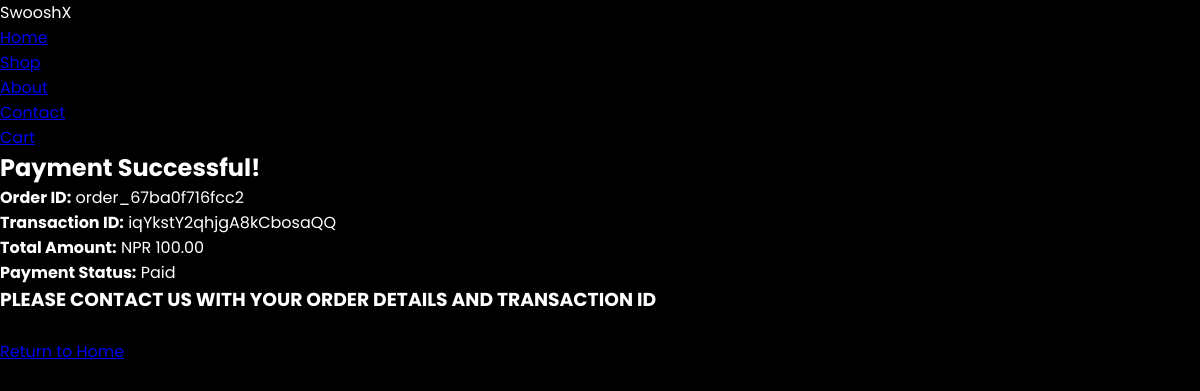
Page /success.php?purchase_order_id=order_67ba0f716fcc2 on the committed database.
### tables this page shows
CREATE TABLE `orders` (
  `id` int(11) NOT NULL,
  `user_id` int(11) NOT NULL,
  `product_id` int(11) NOT NULL,
  `quantity` int(11) NOT NULL,
  `total_amount` decimal(10,2) NOT NULL,
  `payment_status` enum('Pending','Paid','Failed') DEFAULT 'Pending',
  `transaction_id` varchar(255) DEFAULT NULL,
  `created_at` timestamp NOT NULL DEFAULT current_timestamp(),
  `updated_at` timestamp NOT NULL DEFAULT current_timestamp() ON UPDATE current_timestamp(),
  `purchase_order_id` varchar(50) DEFAULT NULL
);

### success.php (the view, shortened to what this page needs)
<?php
include 'db_connect.php';
$purchase_order_id = $_GET['purchase_order_id'];
$stmt = $conn->prepare("SELECT * FROM orders WHERE purchase_order_id = ?");
$stmt->bind_param("s", $purchase_order_id);
$stmt->execute();
$result = $stmt->get_result();
$order = $result->fetch_assoc();
?>
<!DOCTYPE html>
<html lang="en">
<head>
    <link rel="stylesheet" href="styles.css">
</head>
<body>
    <header>
        <div class="logo">SwooshX</div>
        <nav>
            <ul>
                <li><a href="home.php">Home</a></li>
                <li><a href="shop.php">Shop</a></li>
                <li><a href="about.html">About</a></li>
                <li><a href="contact.html">Contact</a></li>
                <li><a href="cart.php">Cart</a></li>
            </ul>
        </nav>
    </header>
    <section class="payment-success">
        <h1>Payment Successful!</h1>
        <p><strong>Order ID:</strong> <?php echo $order['purchase_order_id']; ?></p>
        <p><strong>Transaction ID:</strong> <?php echo $order['transaction_id']; ?></p>
        <p><strong>Total Amount:</strong> NPR <?php echo number_format($order['total_amount'], 2); ?></p>
        <p><strong>Payment Status:</strong> <?php echo $order['payment_status']; ?></p>
        <h3>PLEASE CONTACT US WITH YOUR ORDER DETAILS AND TRANSACTION ID </h3>
        <br>
        <a href="home.php" class="btn">Return to Home</a>
    </section>
</body>
</html>

### styles.css (style rules this page uses)
* { margin: 0; padding: 0; box-sizing: border-box; font-family: "Poppins", sans-serif; }
body { background: black; color: white; }

### rows in the picture
orders: purchase_order "order_67ba0f716fcc2", transaction "iqYkstY2qhjgA8kCbosaQQ", total_amount "100.00", payment_status "Paid"
